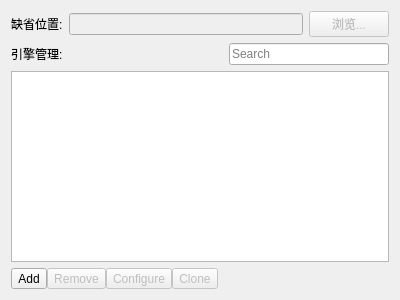
<?xml version="1.0" encoding="UTF-8"?>
<ui version="4.0">
 <class>EngineManagementWidget</class>
 <widget class="QWidget" name="EngineManagementWidget">
  <property name="geometry">
   <rect>
    <x>0</x>
    <y>0</y>
    <width>400</width>
    <height>300</height>
   </rect>
  </property>
  <property name="windowTitle">
   <string>Form</string>
  </property>
  <layout class="QVBoxLayout" name="verticalLayout">
   <item>
    <layout class="QHBoxLayout" name="horizontalLayout">
     <item>
      <widget class="QLabel" name="label_2">
       <property name="text">
        <string>缺省位置:</string>
       </property>
      </widget>
     </item>
     <item>
      <widget class="QLineEdit" name="m_defaultLocationEdit">
       <property name="enabled">
        <bool>false</bool>
       </property>
      </widget>
     </item>
     <item>
      <widget class="QPushButton" name="m_browseDefaultLocationBtn">
       <property name="enabled">
        <bool>false</bool>
       </property>
       <property name="text">
        <string>浏览...</string>
       </property>
      </widget>
     </item>
    </layout>
   </item>
   <item>
    <layout class="QHBoxLayout" name="horizontalLayout_2">
     <item>
      <widget class="QLabel" name="label">
       <property name="text">
        <string>引擎管理:</string>
       </property>
      </widget>
     </item>
     <item>
      <spacer name="horizontalSpacer_2">
       <property name="orientation">
        <enum>Qt::Horizontal</enum>
       </property>
       <property name="sizeHint" stdset="0">
        <size>
         <width>40</width>
         <height>20</height>
        </size>
       </property>
      </spacer>
     </item>
     <item>
      <widget class="QLineEdit" name="m_searchEngineEdit">
       <property name="placeholderText">
        <string>Search</string>
       </property>
       <property name="clearButtonEnabled">
        <bool>true</bool>
       </property>
      </widget>
     </item>
    </layout>
   </item>
   <item>
    <widget class="QListView" name="m_enginesList"/>
   </item>
   <item>
    <layout class="QHBoxLayout" name="horizontalLayout_3">
     <property name="spacing">
      <number>0</number>
     </property>
     <item>
      <widget class="QToolButton" name="m_addBtn">
       <property name="toolTip">
        <string>增加一个新引擎</string>
       </property>
       <property name="text">
        <string>Add</string>
       </property>
       <property name="icon">
        <iconset resource="../res/icons/icons.qrc">
         <normaloff>:/icons/toolbutton/add_16x16.png</normaloff>:/icons/toolbutton/add_16x16.png</iconset>
       </property>
      </widget>
     </item>
     <item>
      <widget class="QToolButton" name="m_removeBtn">
       <property name="enabled">
        <bool>false</bool>
       </property>
       <property name="toolTip">
        <string>删除所选择的引擎</string>
       </property>
       <property name="text">
        <string>Remove</string>
       </property>
       <property name="icon">
        <iconset resource="../res/icons/icons.qrc">
         <normaloff>:/icons/toolbutton/remove_16x16.png</normaloff>:/icons/toolbutton/remove_16x16.png</iconset>
       </property>
      </widget>
     </item>
     <item>
      <widget class="QToolButton" name="m_configureBtn">
       <property name="enabled">
        <bool>false</bool>
       </property>
       <property name="toolTip">
        <string>配置选定的引擎</string>
       </property>
       <property name="text">
        <string>Configure</string>
       </property>
       <property name="icon">
        <iconset resource="../res/icons/icons.qrc">
         <normaloff>:/icons/toolbutton/configure_16x16.png</normaloff>:/icons/toolbutton/configure_16x16.png</iconset>
       </property>
      </widget>
     </item>
      <item>
      <widget class="QToolButton" name="m_cloneBtn">
       <property name="enabled">
        <bool>false</bool>
       </property>
       <property name="toolTip">
        <string>Clone &amp; modify selected engine configuration</string>
       </property>
       <property name="text">
        <string>Clone</string>
       </property>
       <property name="icon">
        <iconset resource="../res/icons/icons.qrc">
         <normaloff>:/icons/toolbutton/clone_16x16.png</normaloff>:/icons/toolbutton/clone_16x16.png</iconset>
       </property>
      </widget>
     </item>
     <item>
      <spacer name="horizontalSpacer">
       <property name="orientation">
        <enum>Qt::Horizontal</enum>
       </property>
       <property name="sizeHint" stdset="0">
        <size>
         <width>40</width>
         <height>20</height>
        </size>
       </property>
      </spacer>
     </item>
     <item>
      <widget class="QLabel" name="m_engineCountLabel">
       <property name="text">
        <string/>
       </property>
      </widget>
     </item>
    </layout>
   </item>
  </layout>
 </widget>
 <resources>
  <include location="../res/icons/icons.qrc"/>
 </resources>
 <connections/>
</ui>
